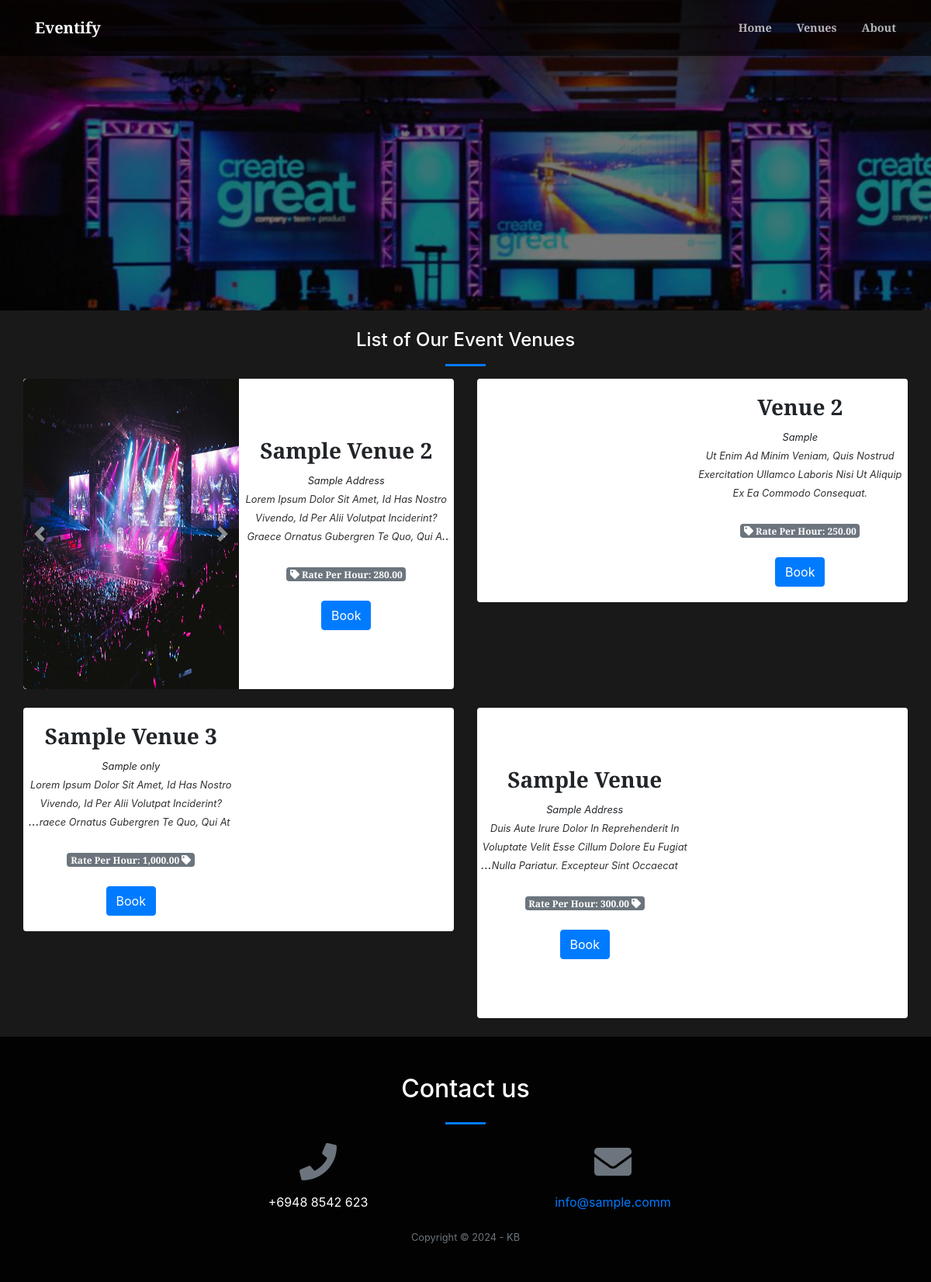
The page /index.php?page=venue on the database its author committed.
### tables this page shows
CREATE TABLE `venue` (
  `id` int(30) NOT NULL,
  `venue` text NOT NULL,
  `address` text NOT NULL,
  `description` text NOT NULL,
  `rate` float NOT NULL
);

### venue.php (the view, shortened to what this page needs)
<?php
include 'admin/db_connect.php';
?>
        <header class="masthead">
        </header>
            <div class="container-fluid mt-3 pt-2">
                <h4 class="text-center text-white">List of Our Event Venues</h4>
                <hr class="divider">
                <div class="row-items">
                <div class="col-lg-12">
                    <div class="row">
                <?php
                $rtl ='rtl';
                $ci= 0;
                $venue = $conn->query("SELECT * from venue order by rand()");
                while($row = $venue->fetch_assoc()):
                    $ci++;
                    if($ci < 3){
                        $rtl = '';
                    }else{
                        $rtl = 'rtl';
                    }
                    if($ci == 4){
                        $ci = 0;
                    }
                ?>
                <div class="col-md-6">
                <div class="card venue-list <?php echo $rtl ?>" data-id="<?php echo $row['id'] ?>">
                        <div id="imagesCarousel_<?php echo $row['id'] ?> card-img-top " class="carousel slide" data-ride="carousel">
                              <div class="carousel-inner">
                                    <?php
                                        $fpath = 'admin/assets/uploads/venue_'.$row['id'];
                                        $images= scandir($fpath);
                                        $i = 1;
                                        foreach($images as $k => $v):
                                            if(!in_array($v,array('.','..'))):
                                                $active = $i == 1 ? 'active' : '';
                                    ?>
                                         <div class="carousel-item <?php echo $active ?>">
                                          <img class="d-block w-100" src="<?php echo $fpath.'/'.$v ?>" alt="">
                                        </div>
                                    <?php
                                            $i++;
                                            else:
                                                unset($images[$v]);
                                            endif;
                                        endforeach;
                                    ?>
                                     <a class="carousel-control-prev" href="#imagesCarousel_<?php echo $row['id'] ?>" role="button" data-slide="prev">
                                        <span class="carousel-control-prev-icon" aria-hidden="true"></span>
                                      </a>
                                      <a class="carousel-control-next" href="#imagesCarousel_<?php echo $row['id'] ?>" role="button" data-slide="next">
                                        <span class="carousel-control-next-icon" aria-hidden="true"></span>
                                      </a>
                                        </div>
                                    </div>
                    <div class="card-body">
                        <div class="row align-items-center justify-content-center text-center h-100">
                            <div class="">
                                <div>
                                    <h3><b class="filter-txt"><?php echo ucwords($row['venue']) ?></b></h3>
                                    <small><i><?php echo $row['address'] ?></i></small>
                                </div>
                                <div>
                                <span class="truncate" style="font-size: inherit;"><small><?php echo ucwords($row['description']) ?></small></span>
                                    <br>
                                <span class="badge badge-secondary"><i class="fa fa-tag"></i> Rate Per Hour: <?php echo number_format($row['rate'],2) ?></span>
                                <br>
                                <br>
                                <button class="btn btn-primary book-venue align-self-end" type="button" data-id='<?php echo $row['id'] ?>'>Book</button>
                                </div>
                            </div>
                        </div>
                    </div>
                </div>
                <br>
                </div>
                <?php endwhile; ?>
                </div>
                </div>
                </div>
            </div>

### venue.php (style rules this page uses)
.venue-list { cursor: pointer; border: unset; flex-direction: inherit; }
.venue-list .carousel,.venue-list .card-body { width: calc(50%) }
.venue-list .carousel img.d-block.w-100 { border-top-left-radius: 5px; border-bottom-left-radius: 5px; min-height: 50vh; }
.carousel,.carousel-inner,.carousel-item { min-height: calc(100%) }
header.masthead,header.masthead:before { min-height: 50vh !important; height: 50vh !important }
.row-items { position: relative; }
.rtl { direction: rtl ; }

### rows shown on the page
venue: shows a picture, venue "Sample Venue 2", address "Sample Address", description "Lorem Ipsum Dolor Sit Amet, Id Has Nostro Vivendo, Id Per Alii Volutpat Inciderint? Graece Ornatus Gubergren Te Quo, Qui…", rate "280.00"
venue: venue "Venue 2", address "Sample", description "Ut Enim Ad Minim Veniam, Quis Nostrud Exercitation Ullamco Laboris Nisi Ut Aliquip Ex Ea Commodo Consequat.", rate "250.00"
venue: venue "Sample Venue 3", address "Sample only", description "Lorem Ipsum Dolor Sit Amet, Id Has Nostro Vivendo, Id Per Alii Volutpat Inciderint? Graece Ornatus Gubergren Te Quo, Qui…", rate "1,000.00"
venue: shows a picture, venue "Sample Venue", address "Sample Address", description "Duis Aute Irure Dolor In Reprehenderit In Voluptate Velit Esse Cillum Dolore Eu Fugiat Nulla Pariatur. Excepteur Sint…", rate "300.00"

### other values the page prints
$_SESSION['system']['contact'] "+6948 8542 623"
$_SESSION['system']['email'] "info@sample.comm"
